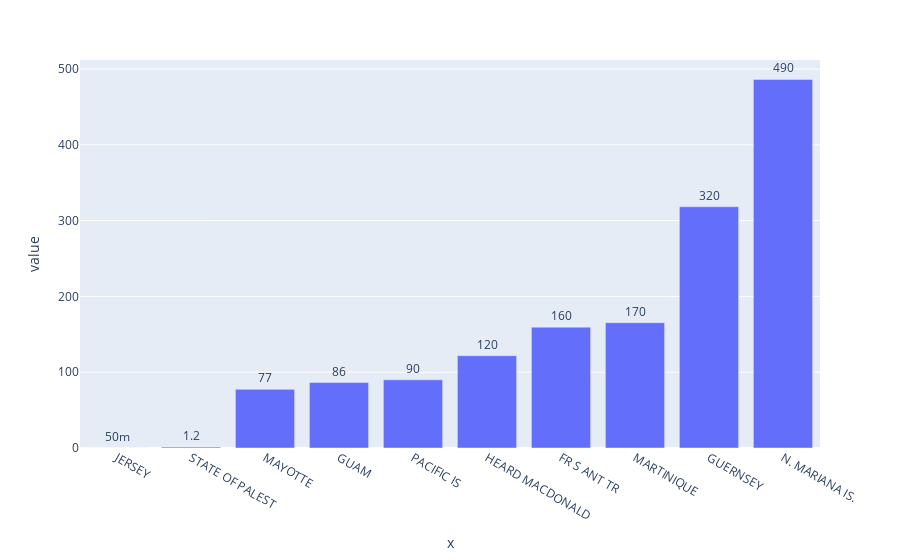
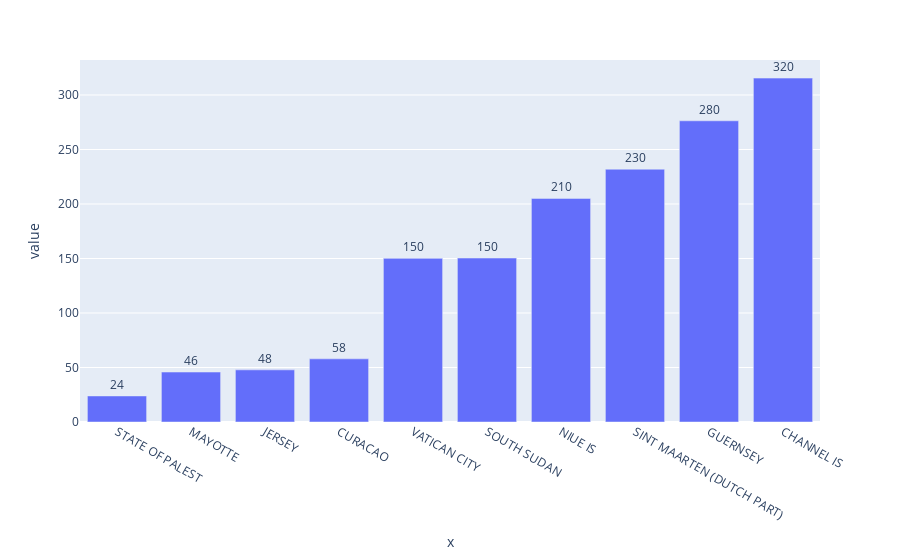

Notebook code for these charts, in order:
### Markdown cell above
<div class="alert alert-success">

<b>Imports & Exports</b>:
Interactive plots for country wise import & exports
    
</div>

### Code cell
fig_cw_imp = px.bar(countrywise_imports, x=countrywise_imports.index, y="value", text="value",hover_data=["value"])
fig_cw_imp.update_traces(texttemplate='%{text:.2s}', textposition='outside')
fig_cw_imp.update_layout(uniformtext_minsize=8, uniformtext_mode='hide')
fig_cw_imp.show()

fig_cw_exp = px.bar(countrywise_exports, x=countrywise_exports.index, y="value", text="value", hover_data=["value"])
fig_cw_exp.update_traces(texttemplate='%{text:.2s}', textposition='outside')
fig_cw_exp.update_layout(uniformtext_minsize=8, uniformtext_mode='hide')
fig_cw_exp.show()

### Figure 1 — Plotly figure (JSON) as saved in the notebook; plotly's stock layout.template omitted (floating-point values rounded to 4 significant figures)
{"data": [{"alignmentgroup": "True", "customdata": [[0.05], [1.19], [77.38], [86.36], [89.99], [121.7], [159.4], [165.4], [318.4], [486.3]], "hovertemplate": "x=%{x}<br>value=%{text}<extra></extra>", "legendgroup": "", "marker": {"color": "#636efa"}, "name": "", "offsetgroup": "", "orientation": "v", "showlegend": false, "text": [0.05, 1.19, 77.38, 86.36, 89.99, 121.7, 159.4, 165.4, 318.4, 486.3], "textposition": "outside", "texttemplate": "%{text:.2s}", "type": "bar", "x": ["JERSEY         ", "STATE OF PALEST", "MAYOTTE", "GUAM", "PACIFIC IS", "HEARD MACDONALD", "FR S ANT TR", "MARTINIQUE", "GUERNSEY", "N. MARIANA IS."], "xaxis": "x", "y": [0.05, 1.19, 77.38, 86.36, 89.99, 121.7, 159.4, 165.4, 318.4, 486.3], "yaxis": "y"}], "layout": {"barmode": "relative", "legend": {"tracegroupgap": 0}, "margin": {"t": 60}, "uniformtext": {"minsize": 8, "mode": "hide"}, "xaxis": {"anchor": "y", "domain": [0, 1], "title": {"text": "x"}}, "yaxis": {"anchor": "x", "domain": [0, 1], "title": {"text": "value"}}}}

### Figure 2 — Plotly figure (JSON) as saved in the notebook; plotly's stock layout.template omitted (floating-point values rounded to 4 significant figures)
{"data": [{"alignmentgroup": "True", "customdata": [[23.9], [45.82], [47.83], [57.93], [150.1], [150.4], [205.1], [231.9], [276.3], [315.5]], "hovertemplate": "x=%{x}<br>value=%{text}<extra></extra>", "legendgroup": "", "marker": {"color": "#636efa"}, "name": "", "offsetgroup": "", "orientation": "v", "showlegend": false, "text": [23.9, 45.82, 47.83, 57.93, 150.1, 150.4, 205.1, 231.9, 276.3, 315.5], "textposition": "outside", "texttemplate": "%{text:.2s}", "type": "bar", "x": ["STATE OF PALEST", "MAYOTTE", "JERSEY         ", "CURACAO", "VATICAN CITY", "SOUTH SUDAN ", "NIUE IS", "SINT MAARTEN (DUTCH PART)", "GUERNSEY", "CHANNEL IS"], "xaxis": "x", "y": [23.9, 45.82, 47.83, 57.93, 150.1, 150.4, 205.1, 231.9, 276.3, 315.5], "yaxis": "y"}], "layout": {"barmode": "relative", "legend": {"tracegroupgap": 0}, "margin": {"t": 60}, "uniformtext": {"minsize": 8, "mode": "hide"}, "xaxis": {"anchor": "y", "domain": [0, 1], "title": {"text": "x"}}, "yaxis": {"anchor": "x", "domain": [0, 1], "title": {"text": "value"}}}}
